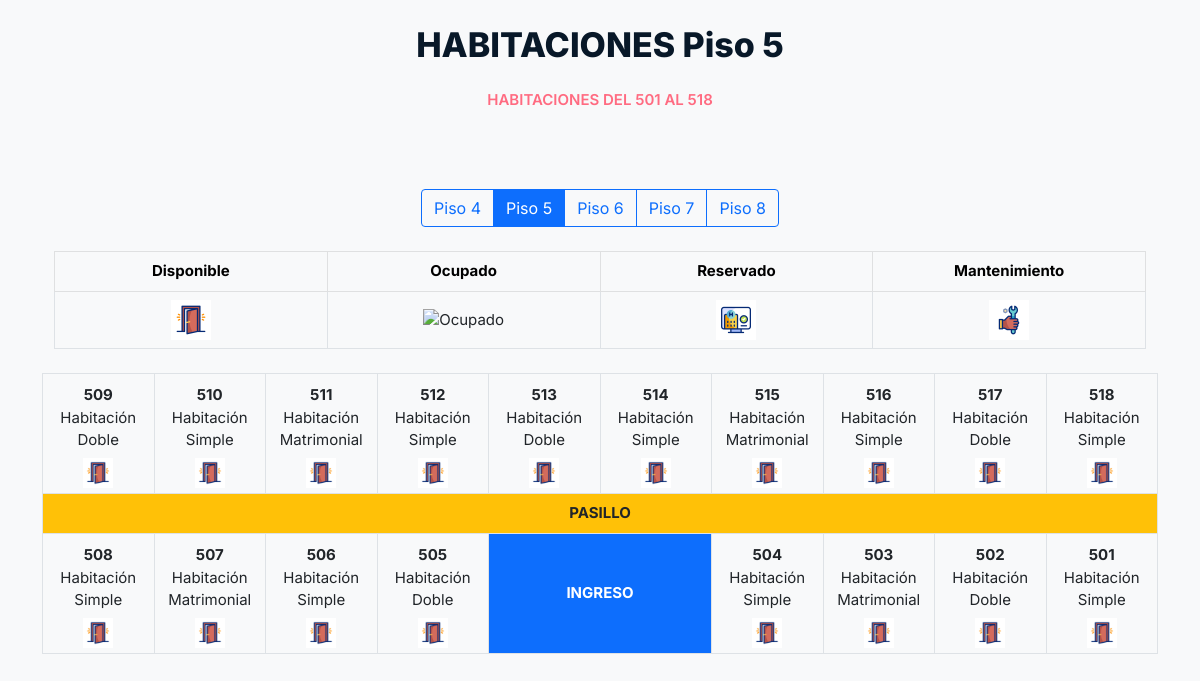
The app's page /habitacion/index.php?piso=5 (signed in) with its own data.
### tables this page shows
CREATE TABLE `habitacion` (
  `id_habitacion` int(11) NOT NULL,
  `numero` int(11) NOT NULL,
  `id_tipo` int(11) NOT NULL,
  `piso` int(11) NOT NULL,
  `estado` enum('DISPONIBLE','OCUPADA','RESERVADA','MANTENIMIENTO') DEFAULT 'DISPONIBLE'
);

CREATE TABLE `tipo_habitacion` (
  `id_tipo` int(11) NOT NULL,
  `codigo` varchar(20) NOT NULL,
  `nombre` varchar(100) NOT NULL
);

### habitacion/index.php (the view, shortened to what this page needs)
<?php
include '../conexion.php';
?>
<!DOCTYPE html>
<html class="no-js" lang="zxx">
<?php
include '../header.php';
$piso_actual = isset($_GET['piso']) && in_array($_GET['piso'], [4, 5, 6, 7, 8]) ? intval($_GET['piso']) : 4;
$piso_base = $piso_actual * 100;
$sql = "SELECT h.id_habitacion, h.numero, t.codigo, t.nombre, h.estado
        FROM habitacion h
        INNER JOIN tipo_habitacion t ON h.id_tipo = t.id_tipo
        WHERE h.piso = ?
        ORDER BY h.numero ASC";
$stmt = $conexion->prepare($sql);
$stmt->bind_param("i", $piso_actual);
$stmt->execute();
$resultado = $stmt->get_result();
$superior = [];
$inferior = [];
if ($resultado && $resultado->num_rows > 0) {
    while ($fila = $resultado->fetch_assoc()) {
        $num = intval($fila['numero']);
        if ($num >= ($piso_base + 9) && $num <= ($piso_base + 18)) {
            $superior[$num] = $fila;
        } elseif ($num >= ($piso_base + 1) && $num <= ($piso_base + 8)) {
            $inferior[$num] = $fila;
        }
    }
}
?>
<body class="bg-light py-4">
    <div class="container">
        <div class="row">
          <div class="col-12">
            <div class="section-title">
              <h2 class="wow zoomIn" data-wow-delay=".2s">HABITACIONES Piso <?= $piso_actual ?></h2>
              <h3 class="wow fadeInUp" data-wow-delay=".4s">Habitaciones del <?= $piso_base + 1 ?> al <?= $piso_base + 18 ?></h3>
            </div>
          </div>
        </div>
        <div class="row mb-4">
          <div class="col-12 text-center">
            <div class="btn-group" role="group" aria-label="Selector de Pisos">
              <?php for($i = 4; $i <= 8; $i++): ?>
                <a href="?piso=<?= $i ?>" class="btn <?= $i == $piso_actual ? 'btn-primary' : 'btn-outline-primary' ?>">
                  Piso <?= $i ?>
                </a>
              <?php endfor; ?>
            </div>
          </div>
        </div>
                        <div class="container my-4">
                <table class="table table-bordered text-center align-middle" style="table-layout: fixed; width: 100%;">
                  <thead class="table-light">
                    <tr>
                      <th>Disponible</th>
                      <th>Ocupado</th>
                      <th>Reservado</th>
                      <th>Mantenimiento</th>
                    </tr>
                  </thead>
                  <tbody>
                    <tr>
                      <td>
                        <img src="../assets/images/DISPONIBLE.gif" alt="Disponible" style="width: 40px; height: 40px;">
                      </td>
                      <td>
                        <img src="../assets/images/OCUPADA.gif" alt="Ocupado" style="width: 40px; height: 40px;">
                      </td>
                      <td>
                        <img src="../assets/images/RESERVADA.gif" alt="Reservado" style="width: 40px; height: 40px;">
                      </td>
                      <td>
                        <img src="../assets/images/MANTENIMIENTO.gif" alt="Mantenimiento" style="width: 40px; height: 40px;">
                      </td>
                    </tr>
                  </tbody>
                </table>
        </div>
        <div class="table-responsive">
    <table class="table table-bordered table-sm text-center align-middle" style="table-layout: fixed;">
      <tbody>
        <tr>
          <?php
          for ($n = $piso_base + 9; $n <= $piso_base + 18; $n++) {
            echo '<td style="position: relative; height: 120px;">';
            if (isset($superior[$n])) {
              $hab = $superior[$n];
              $estado = strtoupper($hab['estado']);
              switch ($estado) {
                case 'DISPONIBLE':     $gif = 'DISPONIBLE.gif'; break;
              }
              if ($estado == 'DISPONIBLE') { echo '<a href="reservar.php?id='.$hab['id_habitacion'].'" style="display:block; color:inherit;">'; }
              echo '<div style="padding-bottom: 30px;">'
                  .'<strong>'.htmlspecialchars($hab['numero']).'</strong><br>'
                  .htmlspecialchars($hab['nombre']).'</div>'
                  .'<img src="../assets/images/'.$gif.'" alt="'.$estado.'" style="position: absolute; bottom: 5px; left: 50%; transform: translateX(-50%); width: 30px; height: 30px;">';
              if ($estado == 'DISPONIBLE') { echo '</a>'; }
            } else {
              echo $n;
            }
            echo '</td>';
          }
          ?>
        </tr>
        <tr>
          <td colspan="10" class="bg-warning fw-bold" style="height: 40px;">PASILLO</td>
        </tr>
        <tr>
          <?php
          $primeras = [$piso_base+8, $piso_base+7, $piso_base+6, $piso_base+5];
          foreach ($primeras as $n) {
            echo '<td style="position: relative; height: 120px;">';
            if (isset($inferior[$n])) {
              $hab = $inferior[$n];
              $estado = strtoupper($hab['estado']);
              switch ($estado) {
                case 'DISPONIBLE':     $gif = 'DISPONIBLE.gif'; break;
              }
              if ($estado == 'DISPONIBLE') { echo '<a href="reservar.php?id='.$hab['id_habitacion'].'" style="display:block; color:inherit;">'; }
              echo '<div style="padding-bottom: 30px;">'
                  .'<strong>'.htmlspecialchars($hab['numero']).'</strong><br>'
                  .htmlspecialchars($hab['nombre']).'</div>'
                  .'<img src="../assets/images/'.$gif.'" alt="'.$estado.'" style="position: absolute; bottom: 5px; left: 50%; transform: translateX(-50%); width: 30px; height: 30px;">';
              if ($estado == 'DISPONIBLE') { echo '</a>'; }
            } else {
              echo $n;
            }
            echo '</td>';
          }
          echo '<td colspan="2" class="bg-primary text-white fw-bold" style="height: 120px;">INGRESO</td>';
          $ultimas = [$piso_base+4, $piso_base+3, $piso_base+2, $piso_base+1];
          foreach ($ultimas as $n) {
            echo '<td style="position: relative; height: 120px;">';
            if (isset($inferior[$n])) {
              $hab = $inferior[$n];
              $estado = strtoupper($hab['estado']);
              switch ($estado) {
                case 'DISPONIBLE':     $gif = 'DISPONIBLE.gif'; break;
              }
              if ($estado == 'DISPONIBLE') { echo '<a href="reservar.php?id='.$hab['id_habitacion'].'" style="display:block; color:inherit;">'; }
              echo '<div style="padding-bottom: 30px;">'
                  .'<strong>'.htmlspecialchars($hab['numero']).'</strong><br>'
                  .htmlspecialchars($hab['nombre']).'</div>'
                  .'<img src="../assets/images/'.$gif.'" alt="'.$estado.'" style="position: absolute; bottom: 5px; left: 50%; transform: translateX(-50%); width: 30px; height: 30px;">';
              if ($estado == 'DISPONIBLE') { echo '</a>'; }
            } else {
              echo $n;
            }
            echo '</td>';
          }
          ?>
        </tr>
      </tbody>
    </table>
  </div>
</div>
</body>
</html>

### assets/css/main.css (style rules this page uses)
html { scroll-behavior: smooth; }
body { font-family: "Inter", sans-serif; font-weight: normal; font-style: normal; color: #888; overflow-x: hidden; font-size: 15px; }
* { margin: 0; padding: 0; }
span, a { display: inline-block; text-decoration: none; transition: all 0.4s ease; -webkit-transition: all 0.4s ease; -moz-transition: all 0.4s ease; }
audio, canvas, iframe, img, svg, video { vertical-align: middle; }
img { max-width: 100%; }
h1, h2, h3, h4, h5, h6 { font-weight: 600; margin: 0px; color: #081828; }
h2 { font-size: 40px; }
h3 { font-size: 30px; }
.section-title { text-align: center; margin-bottom: 80px; padding: 0 300px; position: relative; z-index: 5; }
.section-title h3 { font-size: 15px; font-weight: 600; display: block; margin-bottom: 8px; color: #ff6b81; text-transform: uppercase; }
.section-title h2 { font-size: 34px; margin-bottom: 25px; line-height: 42px; text-transform: capitalize; position: relative; font-weight: 800; }

### records on screen
habitacion: numero "509", id_tipo.nombre "Habitación Doble", estado (picture)
habitacion: numero "510", id_tipo.nombre "Habitación Simple", estado (picture)
habitacion: numero "511", id_tipo.nombre "Habitación Matrimonial", estado (picture)
habitacion: numero "512", id_tipo.nombre "Habitación Simple", estado (picture)
habitacion: numero "513", id_tipo.nombre "Habitación Doble", estado (picture)
habitacion: numero "514", id_tipo.nombre "Habitación Simple", estado (picture)
habitacion: numero "515", id_tipo.nombre "Habitación Matrimonial", estado (picture)
habitacion: numero "516", id_tipo.nombre "Habitación Simple", estado (picture)
habitacion: numero "517", id_tipo.nombre "Habitación Doble", estado (picture)
habitacion: numero "518", id_tipo.nombre "Habitación Simple", estado (picture)
habitacion: numero "508", id_tipo.nombre "Habitación Simple", estado (picture)
habitacion: numero "507", id_tipo.nombre "Habitación Matrimonial", estado (picture)
habitacion: numero "506", id_tipo.nombre "Habitación Simple", estado (picture)
habitacion: numero "505", id_tipo.nombre "Habitación Doble", estado (picture)
habitacion: numero "504", id_tipo.nombre "Habitación Simple", estado (picture)
habitacion: numero "503", id_tipo.nombre "Habitación Matrimonial", estado (picture)
habitacion: numero "502", id_tipo.nombre "Habitación Doble", estado (picture)
habitacion: numero "501", id_tipo.nombre "Habitación Simple", estado (picture)

### other values on screen
$piso_actual "5"
$piso_base + 1 "501"
$piso_base + 18 "518"
